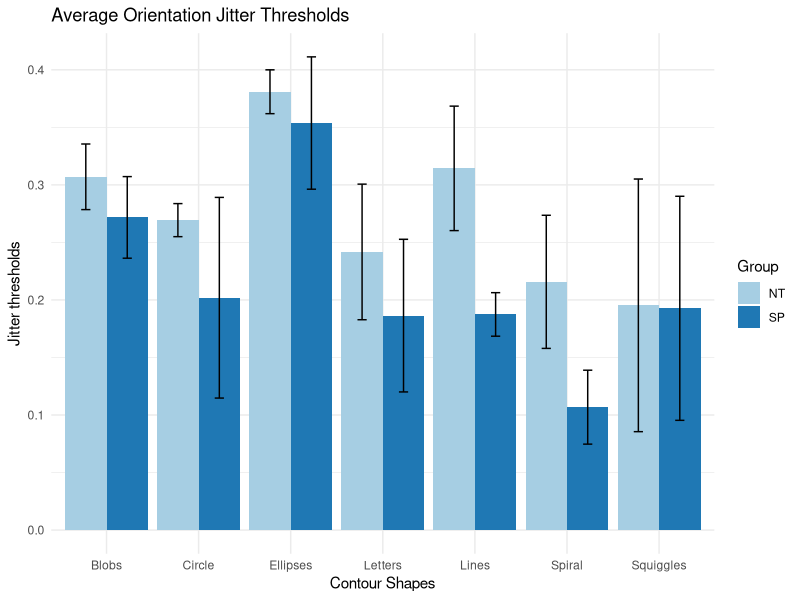
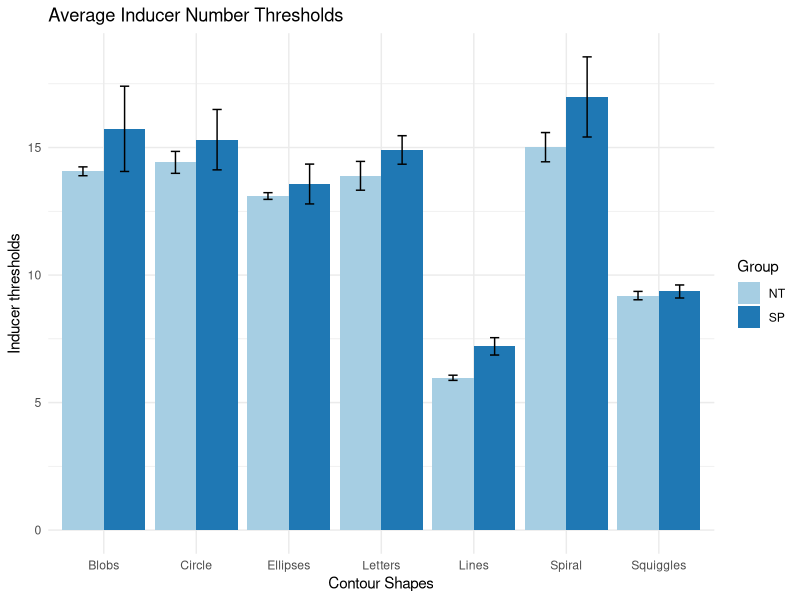

Source code (R) for these figures, in order:
## ---- chunk 1
knitr::opts_chunk$set(echo = TRUE)
library(tidyverse)
library(here)
library(knitr)
## ---- chunk 2
OJ <- read_csv('OJ.csv')

# Plotting graph for all Contour Shapes

p <- ggplot(OJ, aes(x=Shapes, y=Mean, fill=Group)) + 
   geom_bar(stat="identity", position=position_dodge()) +
  geom_errorbar(aes(ymin=Mean-SE, ymax=Mean+SE), width=.2,
                 position=position_dodge(.9))
p + labs(title="Average Orientation Jitter Thresholds", 
         x="Contour Shapes", y = "Jitter thresholds") + scale_fill_brewer(palette="Paired") + theme_minimal()

## ---- chunk 3
IN <- read_csv('IN.csv')

# Plotting graph for all Contour Shapes

p <- ggplot(IN, aes(x=Shapes, y=Mean, fill=Group)) + 
   geom_bar(stat="identity", position=position_dodge()) +
  geom_errorbar(aes(ymin=Mean-SE, ymax=Mean+SE), width=.2,
                 position=position_dodge(.9))
p + labs(title="Average Inducer Number Thresholds", 
         x="Contour Shapes", y = "Inducer thresholds") + scale_fill_brewer(palette="Paired") + theme_minimal()

